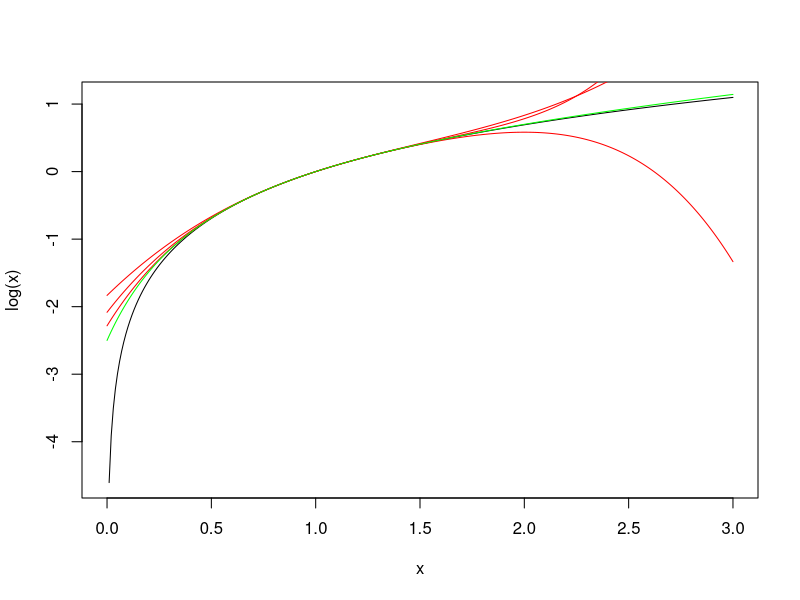

This figure's R source:
x <- seq(0, 3, length=301)
T_3 <- (x-1) - (x-1)^2/2 + (x-1)^3/3
T_4 <- T_3 - (x-1)^4/4
T_5 <- T_4 + (x-1)^5/5
Pade_2_1 <- (-2.5 + 2*x + 0.5*x^2) / (1 + 2*x)
plot(x, log(x), 'l')
lines(x, T_3, col='red')
lines(x, T_4, col='red')
lines(x, T_5, col='red')
lines(x, Pade_2_1, col='green')
